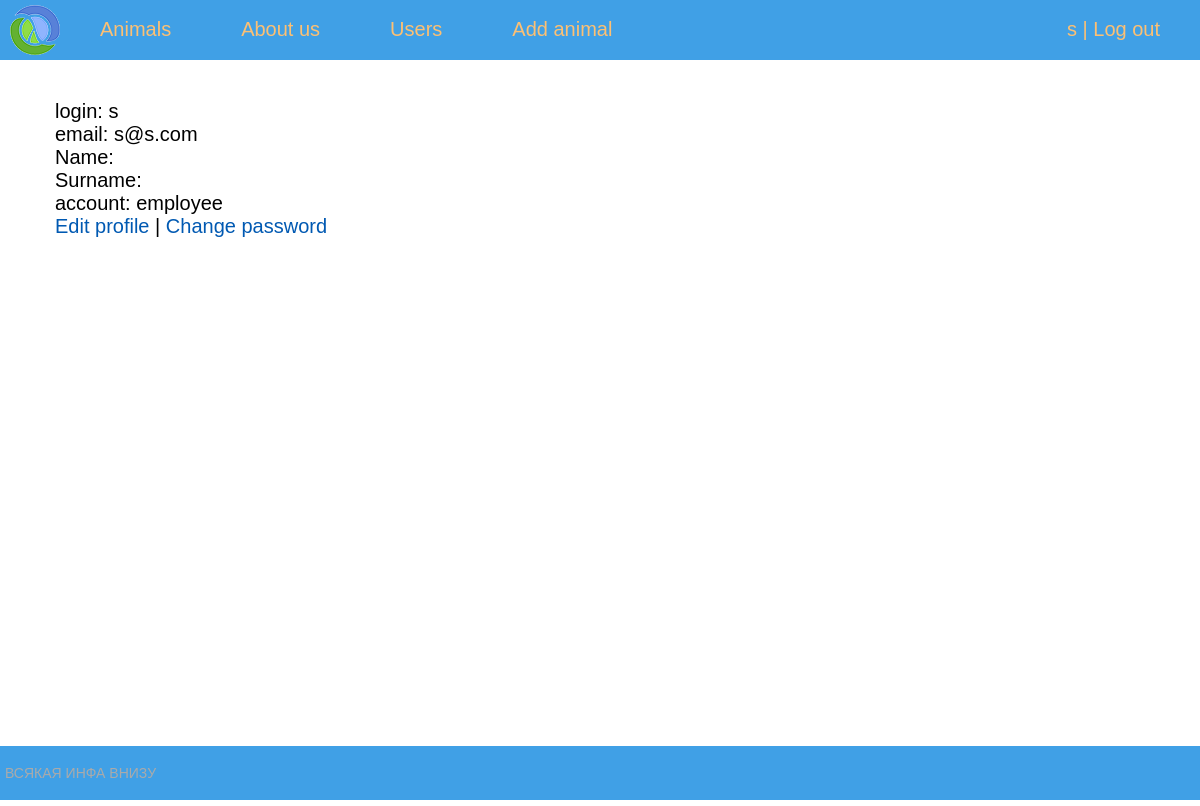
Page /mypage/ (signed in) on the committed database.
### shelter/models.py (models this page shows, shortened)
class Account(AbstractBaseUser):
    email = models.EmailField(verbose_name="email", max_length=60, unique=True)
    username = models.CharField(max_length=30, unique=True)
    date_joined = models.DateTimeField(verbose_name='date joined', auto_now_add=True)
    last_login = models.DateTimeField(verbose_name='last login', auto_now=True)
    is_admin = models.BooleanField(default=False)
    is_active = models.BooleanField(default=True)
    is_staff = models.BooleanField(default=False)
    is_superuser = models.BooleanField(default=False)
    position = models.CharField(max_length=10, default="unverified")
    name = models.CharField(max_length=15, default="")
    surname = models.CharField(max_length=15, default="")
    USERNAME_FIELD = 'username'
    objects = MyAccountManager()

### shelter/views.py (the view, shortened to what this page needs)
# urls.py: path('mypage/', UserProfileWalks.as_view(), name='mypage'),
@method_decorator(login_required, name='dispatch')
class UserProfileWalks(DataMixin, BaseListView, TemplateResponseMixin):
    model = Walk
    template_name = 'shelter/mypage.html'
    context_object_name = 'walks'
    paginate_by = 10
    def get(self, request, *args, **kwargs):
        self.object_list = self.get_queryset(request)
        allow_empty = self.get_allow_empty()
        context = self.get_context_data()
        return self.render_to_response(context)
    def get_queryset(self, request):
        queryset = Walk.objects.filter(walker_id=request.user.pk).select_related('walker')
        return queryset
    def get_context_data(self, *, object_list=None, **kwargs):
        context = super().get_context_data(**kwargs)
        c_def = self.get_user_context(title="Walks")
        return dict(list(context.items()) + list(c_def.items()))

### shelter/utils.py (called while the page is built)
    def get_user_context(self, **kwargs):
        context = kwargs
        context['menu'] = menu
        return context

### shelter/templates/shelter/mypage.html (shortened to what this page needs)
{% extends 'shelter/base.html' %}
{% block content %}
        login: {{user.username}}<br>
        email: {{user.email}}<br>
        Name: {{user.name}}<br>
        Surname: {{user.surname}}<br>
        account: {{user.position}}<br>
        <a href="{% url 'edit_profile' %}">Edit profile</a> | <a href="{% url 'change_password' %}">Change password</a>
{% endblock content %}

### shelter/templates/shelter/base.html (shortened to what this page needs)
{% load static %}
<!DOCTYPE html>
<html>
<head>
	<link type="text/css" href="{% static 'shelter/css/styles.css' %}" rel="stylesheet" />
</head>
<body>
<table class="table-page" border=0 cellpadding="0" cellspacing="0">
<tr><td valign=top>
{% block mainmenu %}
		<div class="header">
			<ul id="mainmenu" class="mainmenu">
				<li class="logo"><a href="{% url 'home' %}"><div class="logo"></div></a></li>
				{% for m in menu %}
				    <li><a href="{% url m.url_name %}">{{m.title}}</a></li>
				{% endfor %}
				{% if user.position == "employee" or user.position == "admin" %}
				    <li><a href="{% url 'users' %}">Users</a></li>
				{% endif %}
            	{% if user.position == "employee" %}
				    <li><a href="{% url 'addanimal' %}">Add animal</a></li>
				{% endif %}
				{% if request.user.is_authenticated %}
				    <li class="last"><a href="{% url 'mypage' %}">{{user.username}}</a> | <a href="{% url 'logout' %}">Log out</a></li>
				{% else %}
				    <li class="last"><a href="{% url 'register' %}">Register</a> | <a href="{% url 'login' %}">Log in</a></li>
				{% endif %}
			</ul>
		</div>
{% endblock mainmenu %}
<table class="table-content" border=0 cellpadding="0" cellspacing="0">
<td valign="top" class="content">
	<div class="content-text">
{% block content %}
{% endblock %}
	</div>
</td></tr></table>
<tr><td valign=top>
	<div id="footer">
		<p>ВСЯКАЯ ИНФА ВНИЗУ</p>
	</div>
</td></tr></table>
</body>
</html>

### shelter/static/shelter/css/styles.css (style rules this page uses)
html, body { font-family: 'Arial'; margin: 0; padding: 0; height: 100%; width: 100%; color: #444; }
a { color: #0059b2; text-decoration: none; }
.table-page { width: 100%; height: 100%; vertical-align: top; }
.table-page tr { height: 100%; }
.header { background: #40A0E6; height: 60px; }
.logo { background: url('../images/logo.png') no-repeat 10px 5px; width: 70px; height: 60px; }
ul.mainmenu { list-style: none; margin: 0; padding: 0; height: 60px; color: #fdc073; font-size: 20px; overflow: hidden; }
ul.mainmenu li { float: left; margin: 18px 40px 0 30px; }
ul.mainmenu li.logo { margin: 0; }
ul.mainmenu li.last { float: right; }
ul.mainmenu li a { color: #fdc073; text-decoration: none; }
.table-content { width: 100%; min-height: 100%; height: 100%; }
.content { padding: 40px 20px 20px 40px; width: 100%; box-sizing: border-box; }
.content-text { color: #000; font-size: 20px; font-family: Arial; width: 100%; padding-right: 15px; padding-left: 15px; margin-right: auto; margin-left: auto; }
#footer { box-sizing: border-box; background: #40A0E6; padding: 5px; color: #aaa; font-size: 14px; font-family: Verdana, Geneva, Arial, Helvetica; text-align: left; overflow: hidden; }

### rows in the picture
Account: username "s", email "s@s.com", position "employee"

### other values in the picture
{{ m.title }} "Animals" "About us"
